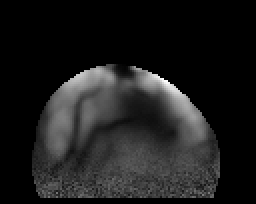
#> input picture data/二期双十/train/malignant/020-ZSSYX-01941-GQWE-202302221101-双波段-R-D.bmp, 128 x 102 px (shown 2 times larger); its folder holds only this picture in this run
$ python image_argument.py   (older library calls are emulated)
#> lines starting #> are read from the running program, lines starting #| are printed output that depends on the picture
#> in apply_augmentation_to_folder, image is the input picture: PIL image 128x102 L; min 0, max 255, mean 28.4
from PIL import Image
import os
import random

def rotate_image(image, angle):
#> called with angle = 30
    return image.rotate(angle)
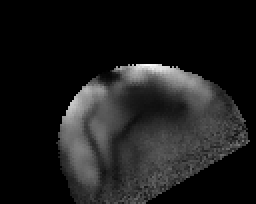
#> returned value: PIL image 128x102 L (shown 2 times larger); min 0, max 255, mean 27.3

def horizontal_flip(image):
    return image.transpose(Image.FLIP_LEFT_RIGHT)
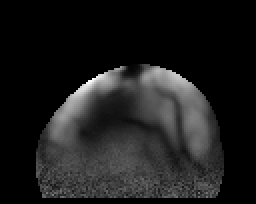
#> returned value: PIL image 128x102 L (shown 2 times larger); min 0, max 255, mean 28.4

def vertical_flip(image):
    return image.transpose(Image.FLIP_TOP_BOTTOM)
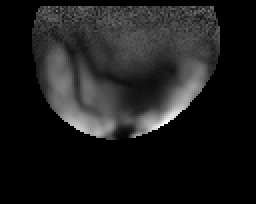
#> returned value: PIL image 128x102 L (shown 2 times larger); min 0, max 255, mean 28.4

def scale_image(image, scale_factor):
#> called with scale_factor = 1.18
    new_size = tuple(int(dim * scale_factor) for dim in image.size)
#> new_size = (151, 120)
    return image.resize(new_size, Image.ANTIALIAS)
#> returned value: PIL image 151x120 L

def apply_augmentation_to_folder(input_folder, output_folder):
    # 创建保存目录
    os.makedirs(output_folder, exist_ok=True)

    # 遍历输入目录中的每个子目录（benign和malignant）
    for class_folder in os.listdir(input_folder):
        class_input_path = os.path.join(input_folder, class_folder)
        class_output_path = os.path.join(output_folder, class_folder)

        # 创建保存增强图像的子目录
        os.makedirs(class_output_path, exist_ok=True)

        # 遍历每个子目录中的图像文件
        for file_name in os.listdir(class_input_path):
            file_path = os.path.join(class_input_path, file_name)
            output_file_path = os.path.join(class_output_path, file_name)

            # 读取图像
            image = Image.open(file_path)

            # 旋转
            angle = 30
            rotated_image = rotate_image(image, angle)

            # 水平翻转
            flipped_horizontal_image = horizontal_flip(image)

            # 垂直翻转
            flipped_vertical_image = vertical_flip(image)

            # 缩放
            scale_factor = random.uniform(1.1, 1.2)
            scaled_image = scale_image(image, scale_factor)

            # 保存增强后的图像
            rotated_image.save(os.path.join(class_output_path, "rotated_" + file_name))
            flipped_horizontal_image.save(os.path.join(class_output_path, "flipped_horizontal_" + file_name))
            flipped_vertical_image.save(os.path.join(class_output_path, "flipped_vertical_" + file_name))
            scaled_image.save(os.path.join(class_output_path, "scaled_" + file_name))

if __name__ == '__main__':
    # 指定原始图像文件夹和保存增强图像的文件夹
    input_folder = "../data/二期双十/train"
    output_folder = "../data/二期双十/new_train"

    # 应用数据增强
    apply_augmentation_to_folder(input_folder, output_folder)

$ run again, on data/二期双十/train/malignant/KCKKLQ11.bmp
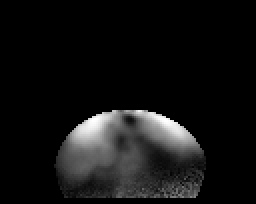
#> input picture data/二期双十/train/malignant/KCKKLQ11.bmp, 128 x 102 px (shown 2 times larger)
#> in apply_augmentation_to_folder, image is the input picture: PIL image 128x102 L; min 0, max 255, mean 18.2
#> in horizontal_flip, `return image.transpose(Image.FLIP_LEFT_RIGHT)`:
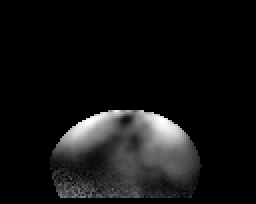
#> returned value: PIL image 128x102 L (shown 2 times larger); min 0, max 255, mean 18.2
#> in vertical_flip, `return image.transpose(Image.FLIP_TOP_BOTTOM)`:
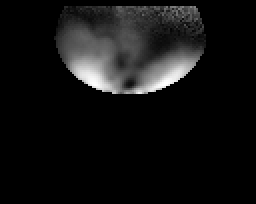
#> returned value: PIL image 128x102 L (shown 2 times larger); min 0, max 255, mean 18.2
